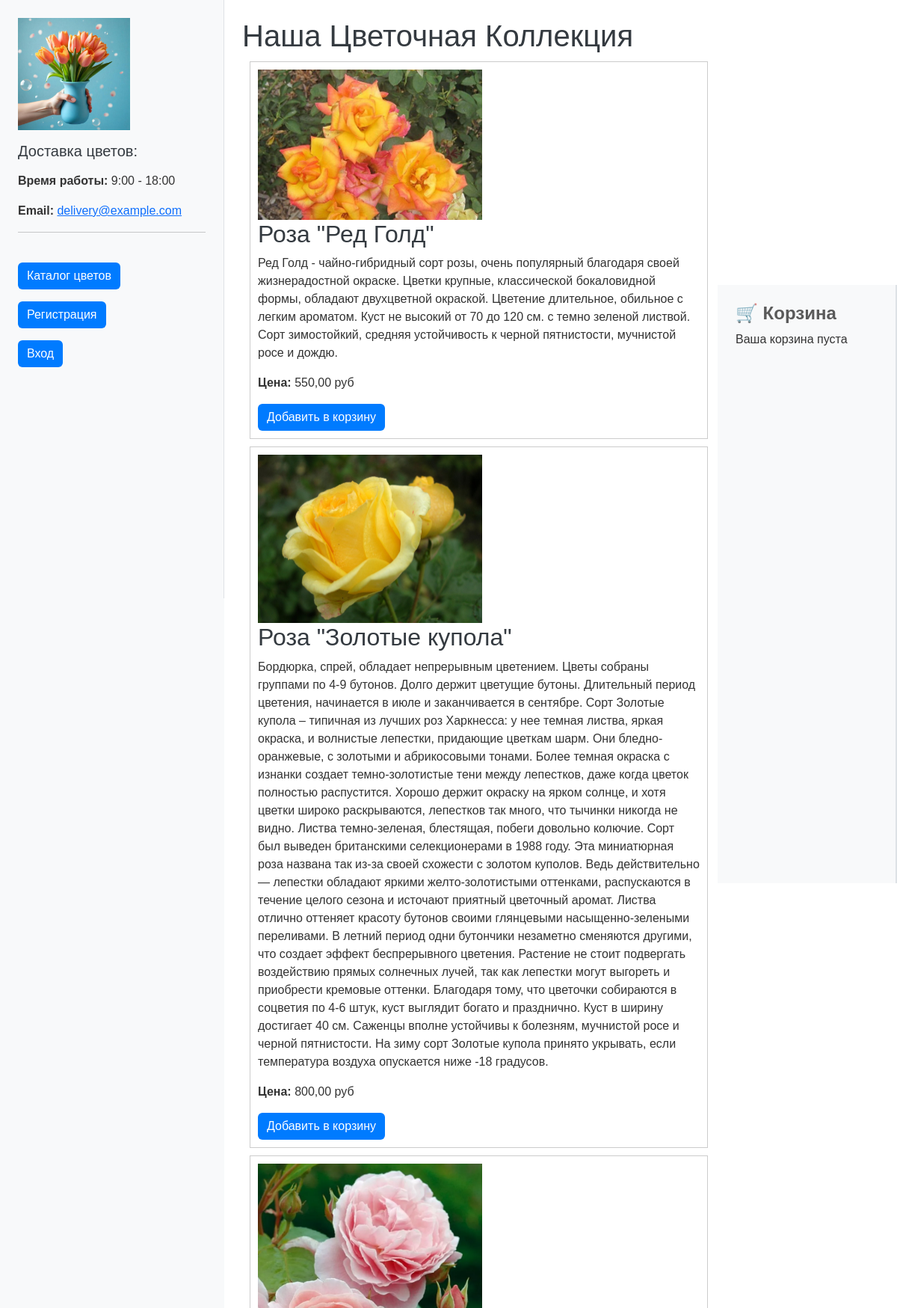
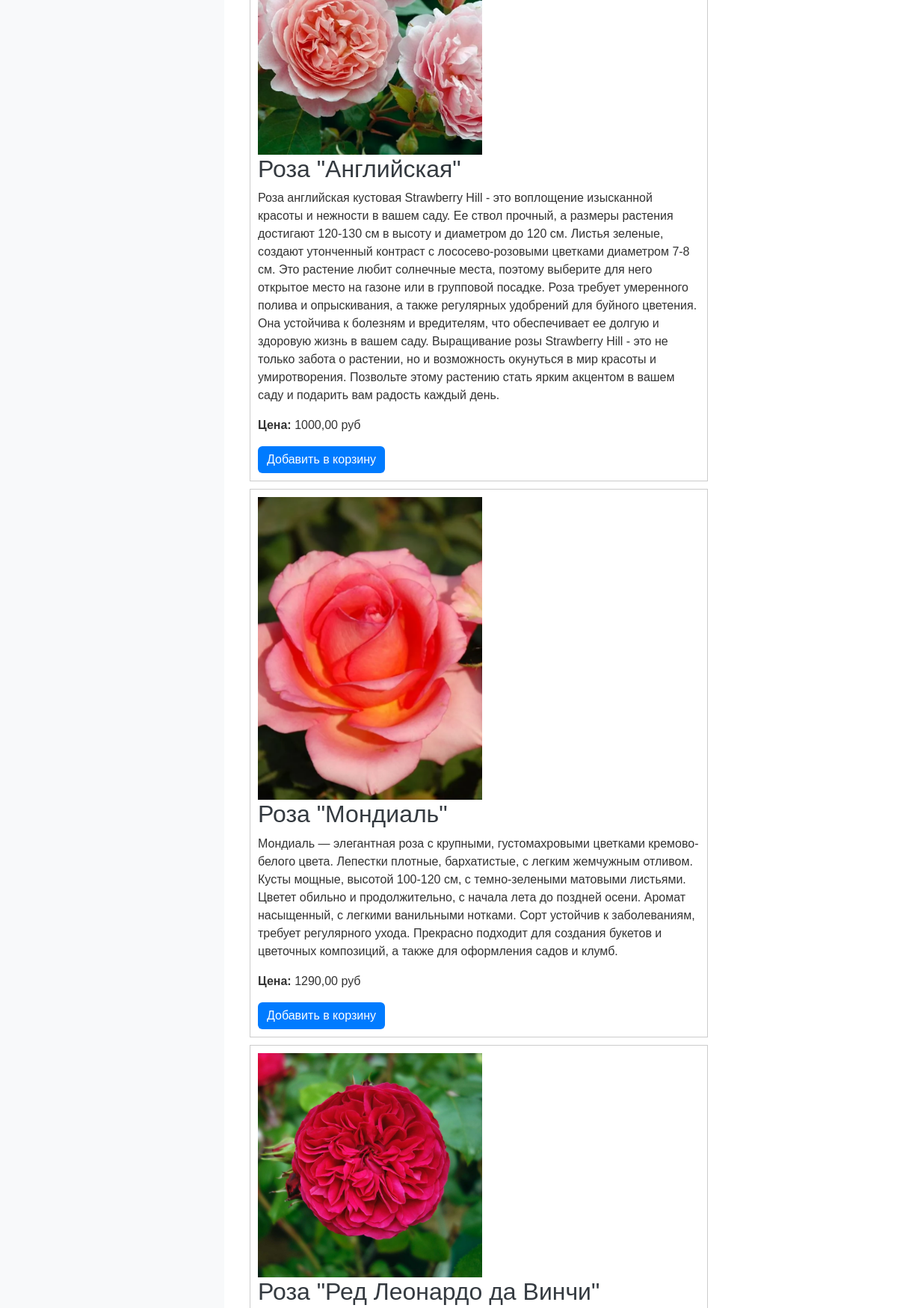
The page / (upper part) on the database its author committed (2 pictures, top to bottom).
### catalog/models.py (models this page shows, shortened)
class Flower(models.Model):
    name = models.CharField(max_length=100)
    name = models.CharField(max_length=100)
    description = models.TextField()
    price = models.DecimalField(max_digits=10, decimal_places=2)
    image = models.ImageField(upload_to='media/flowers/', blank=True, null=True)
    class Meta:
        verbose_name = 'Цветок'
        verbose_name_plural = 'Цветы'

### catalog/views.py (the view)
# urls.py: path('', views.flower_list, name='flower_list'),  # Главная страница каталога
def flower_list(request):
    flowers = Flower.objects.all()
    cart = request.session.get('cart', {})
    total_price = sum(item['price'] * item['quantity'] for item in cart.values())
    return render(request, 'catalog/flower_list.html', {'flowers': flowers, 'cart': cart,
                                                        'total_price': total_price})

### catalog/templates/catalog/flower_list.html (shortened to what this page needs)
{% extends 'catalog/layout.html' %}
{% block content %}
    <div class="row">
        <div class="col-md-9" style="margin-right: 25%;">
            <h1>Наша Цветочная Коллекция</h1>
            <div>
                {% for flower in flowers %}
                    <div id="flower-{{ flower.id }}" style="border: 1px solid #ccc; margin: 10px; padding: 10px;">
                        {% if flower.image %}
                            <img src="{{ flower.image.url }}" alt="{{ flower.name }}" style="width: 300px; height: auto;">
                        {% endif %}
                        <h2>{{ flower.name }}</h2>
                        <p>{{ flower.description }}</p>
                        <p><strong>Цена:</strong> {{ flower.price }} руб</p>
                        <a href="{% url 'add_to_cart' flower.id %}#flower-{{ flower.id }}" class="btn btn-primary">Добавить в корзину</a>
                    </div>
                {% empty %}
                    <p>На данный момент в наличии нет цветов.</p>
                {% endfor %}
            </div>
        </div>
        <aside class="col-md-3 bg-light p-4" style="position: fixed; right: 0; top: 10%; width: 20%;">
            <h4>🛒 Корзина</h4>
            {% if cart %}
                <ul class="list-group">
                    {% for item_id, item in cart.items %}
                        <li class="list-group-item d-flex justify-content-between align-items-center">
                            {{ item.name }} x {{ item.quantity }} шт
                            <span>{{ item.total_price_per_item|floatformat:2 }} руб.</span>
                        </li>
                    {% endfor %}
                </ul>
                <hr>
                <p><strong>Итого: {{ total_price|floatformat:2 }} руб.</strong></p>
                <a href="{% url 'checkout' %}" class="btn btn-success mt-3">Перейти к оплате</a>
                <a href="{% url 'clear_cart' %}" class="btn btn-danger mt-3">Очистить корзину</a>
            {% else %}
                <p>Ваша корзина пуста</p>
            {% endif %}
        </aside>
    </div>
{% endblock %}

### catalog/templates/catalog/layout.html (shortened to what this page needs)
{% load static %}
<html lang="en">
<head>
    <link href="https://cdn.jsdelivr.net/npm/bootstrap@5.3.3/dist/css/bootstrap.min.css" rel="stylesheet">
    <link rel="stylesheet" href="{% static 'catalog/css/flower_list.css' %}">
</head>
<body>
    <div class="container-fluid">
        <div class="row">
            <aside class="col-md-3 p-4 bg-light border-end" style="position: sticky; top: 0; height: 100vh;">
                <img src="{% static 'catalog/img/flower_delivery.jpeg' %}" alt="Доставка цветов" class="img-fluid mb-3" width="150">
                <h5 class="mb-3">Доставка цветов:</h5>
                <p><strong>Время работы:</strong> 9:00 - 18:00</p>
                <p><strong>Email:</strong> <a href="mailto:delivery@example.com">delivery@example.com</a></p>
                <hr>
                <br>
                <ul class="nav flex-column">
                    <li class="nav-item mb-2">
                        <a class="btn btn-primary mb-2" href="{% url 'flower_list' %}">Каталог цветов</a>
                    </li>
                    <li class="nav-item mb-2">
                        <a class="btn btn-secondary mb-2" href="{% url 'register' %}">Регистрация</a>
                    </li>
                    <li class="nav-item">
                        <a class="btn btn-success" href="{% url 'login' %}">Вход</a>
                    </li>
                </ul>
            </aside>
            <main class="col-md-9 p-4">
                {% block content %}{% endblock %}
            </main>
        </div>
    </div>
</body>
</html>

### catalog/static/catalog/css/flower_list.css (style rules this page uses)
body { font-family: Arial, sans-serif; background-color: #f8f9fa; color: #333; }
aside { border-right: 2px solid #dee2e6; min-height: 100vh; }
aside img { margin-bottom: 15px; }
aside h4 { color: #5a5a5a; font-weight: bold; }
main { padding: 20px; background-color: #ffffff; }
h1, h2, h3, h4, h5, h6 { color: #343a40; }
button, .btn { background-color: #007bff; color: #ffffff; border: none; transition: background-color 0.3s; }
img { max-width: 100%; height: auto; }

### rows shown on the page
Flower: image (picture), name "Роза \"Ред Голд\"", description "Ред Голд - чайно-гибридный сорт розы, очень популярный благодаря своей жизнерадостной окраске. Цветки крупные, классической бокаловидной формы, обладают двухцветной окраской. Цветение длительное, обильное с легким ароматом. Куст не высокий от 70 до 120 см. с темно зеленой листвой. Сорт зимостойкий, средняя устойчивость к черной пятнистости, мучнистой росе и дождю.", price "550,00"
Flower: image (picture), name "Роза \"Золотые купола\"", description "Бордюрка, спрей, обладает непрерывным цветением. Цветы собраны группами по 4-9 бутонов. Долго держит цветущие бутоны. Длительный период цветения, начинается в июле и заканчивается в сентябре. Сорт Золотые купола – типичная из лучших роз Харкнесса: у нее темная листва, яркая окраска, и волнистые лепестки, придающие цветкам шарм. Они бледно-оранжевые, с золотыми и абрикосовыми тонами. Более темная окраска с изнанки создает темно-золотистые тени между лепестков, даже когда цветок полностью распустится. Хорошо держит окраску на ярком солнце, и хотя цветки широко раскрываются, лепестков так много, что тычинки никогда не видно. Листва темно-зеленая, блестящая, побеги довольно колючие. Сорт был…", price "800,00"
Flower: image (picture), name "Роза \"Английская\"", description "Роза английская кустовая Strawberry Hill - это воплощение изысканной красоты и нежности в вашем саду. Ее ствол прочный, а размеры растения достигают 120-130 см в высоту и диаметром до 120 см. Листья зеленые, создают утонченный контраст с лососево-розовыми цветками диаметром 7-8 см. Это растение любит солнечные места, поэтому выберите для него открытое место на газоне или в групповой посадке. Роза требует умеренного полива и опрыскивания, а также регулярных удобрений для буйного цветения. Она устойчива к болезням и вредителям, что обеспечивает ее долгую и здоровую жизнь в вашем саду. Выращивание розы Strawberry Hill - это не только забота о растении, но и возможность окунуться в мир красоты…", price "1000,00"
Flower: image (picture), name "Роза \"Мондиаль\"", description "Мондиаль — элегантная роза с крупными, густомахровыми цветками кремово-белого цвета. Лепестки плотные, бархатистые, с легким жемчужным отливом. Кусты мощные, высотой 100-120 см, с темно-зелеными матовыми листьями. Цветет обильно и продолжительно, с начала лета до поздней осени. Аромат насыщенный, с легкими ванильными нотками. Сорт устойчив к заболеваниям, требует регулярного ухода. Прекрасно подходит для создания букетов и цветочных композиций, а также для оформления садов и клумб.", price "1290,00"
Flower: image (picture), name "Роза \"Ред Леонардо да Винчи\""
